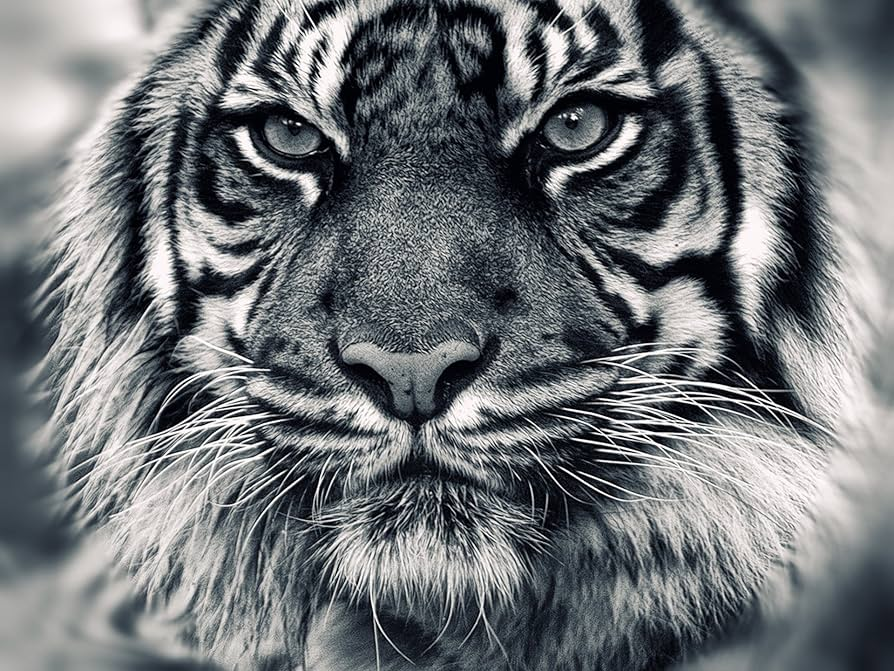
#> input picture image.jpg, 894 x 671 px
$ jupyter execute '(DCT and FFT).ipynb'
#> lines starting #> are read from the running program, lines starting #| are printed output that depends on the picture
[cell 1]
import cv2
import numpy as np
import matplotlib.pyplot as plt
from scipy.fftpack import dct
img = cv2.imread("image.jpg", 0)
#> img: shape (671, 894); min 0, max 255, mean 115.6

fft_rows = np.fft.fft(img, axis=1)
fft_1d = np.fft.fft(fft_rows, axis=0)

fft2 = np.fft.fft2(img)
fft_shift = np.fft.fftshift(fft2)

magnitude = np.log(np.abs(fft_shift) + 1)
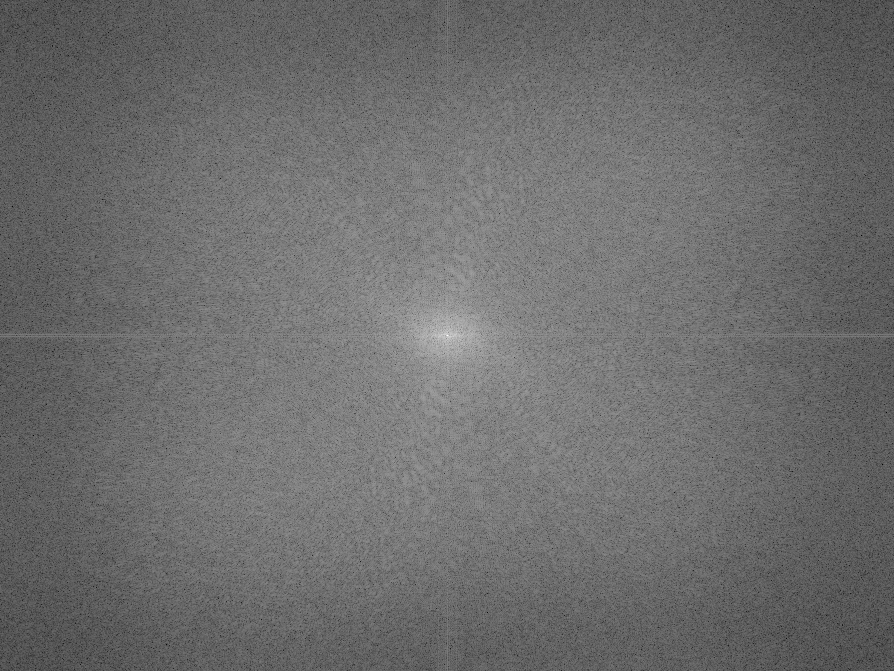
#> magnitude: shape (671, 894) float64; min 2.8, max 18.05, mean 9.33; drawn with min black and max white

def dct2(a):
    return dct(dct(a.T, norm='ortho').T, norm='ortho')

dct_img = dct2(img)
plt.figure(figsize=(10,4))

plt.subplot(1,3,1)
plt.title("Original")
plt.imshow(img, cmap="gray")

plt.subplot(1,3,2)
plt.title("FFT Magnitude")
plt.imshow(magnitude, cmap="gray")

plt.subplot(1,3,3)
plt.title("DCT")
plt.imshow(np.log(abs(dct_img)+1), cmap="gray")

plt.show()
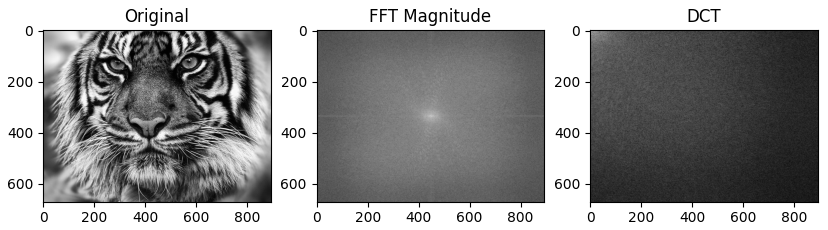
#> figure drawn by matplotlib, 3 panels

$ run again, with IMG_4055.jpeg copied over image.jpg
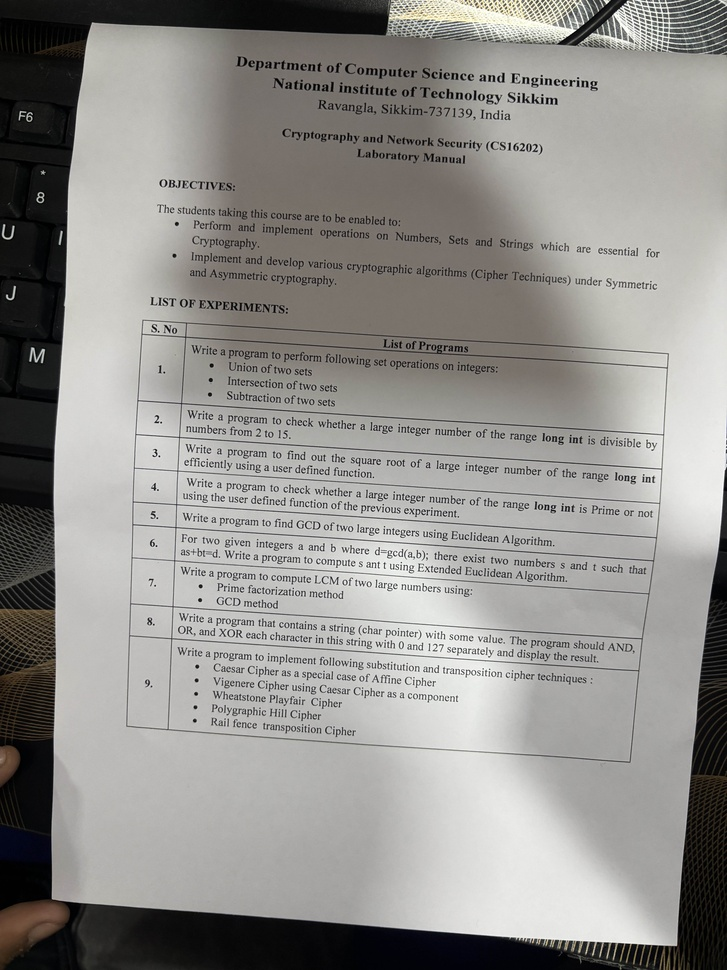
#> input picture IMG_4055.jpeg, 727 x 970 px, shrunk from 4284 x 5712 before the run
#> `magnitude = np.log(np.abs(fft_shift) + 1)`:
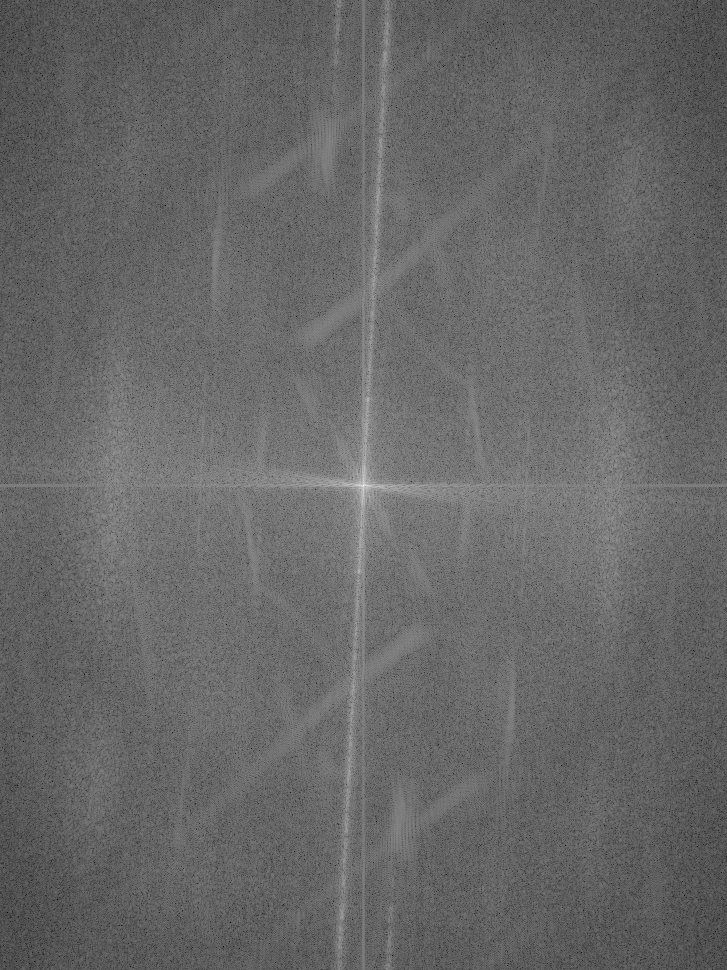
#> magnitude: shape (970, 727) float64; min 2.53, max 18.44, mean 9.01; drawn with min black and max white
#> `plt.show()`:
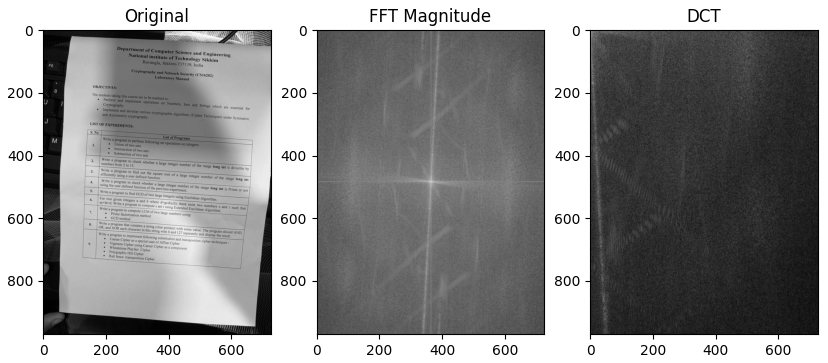
#> figure drawn by matplotlib, 3 panels
